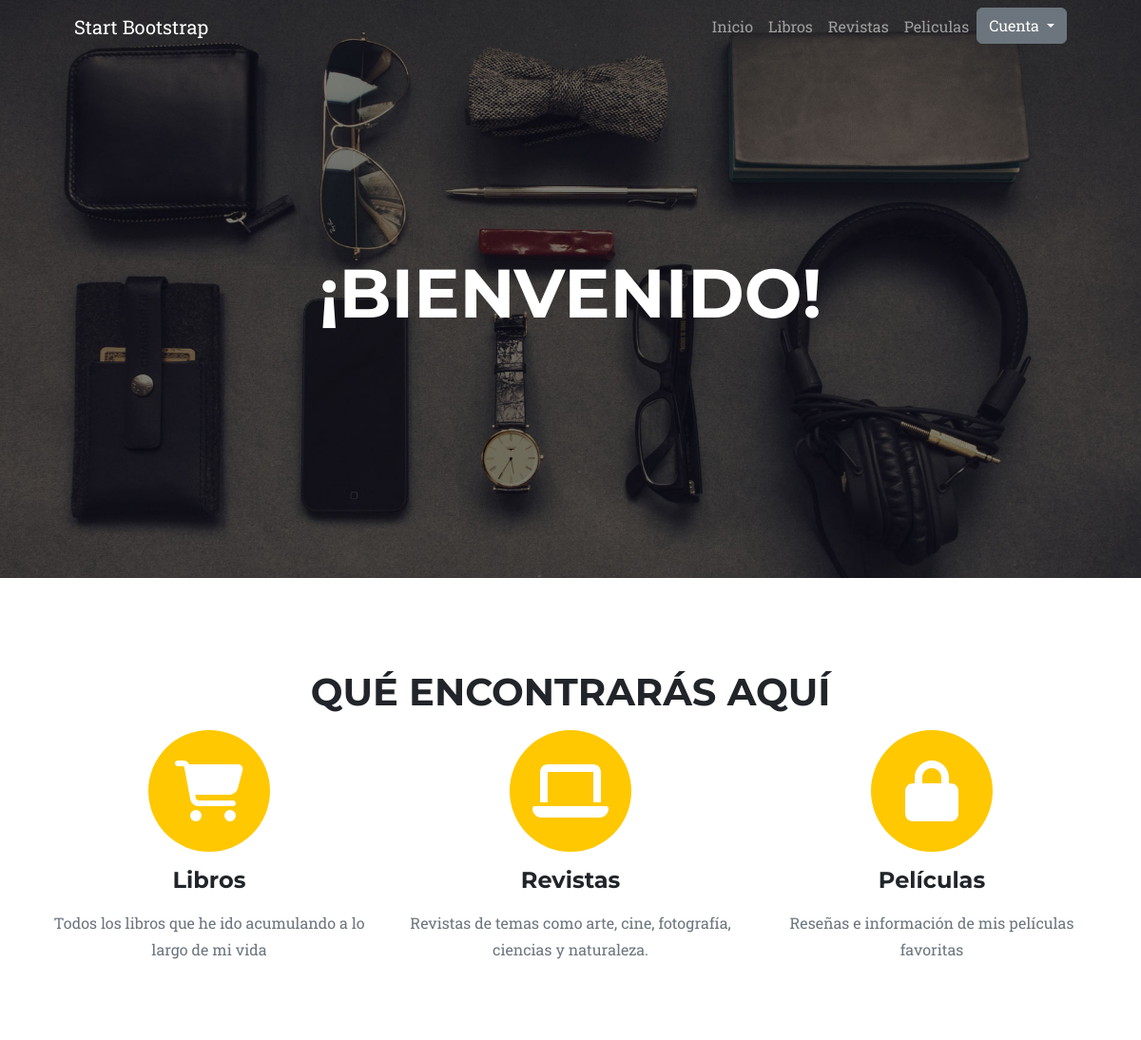
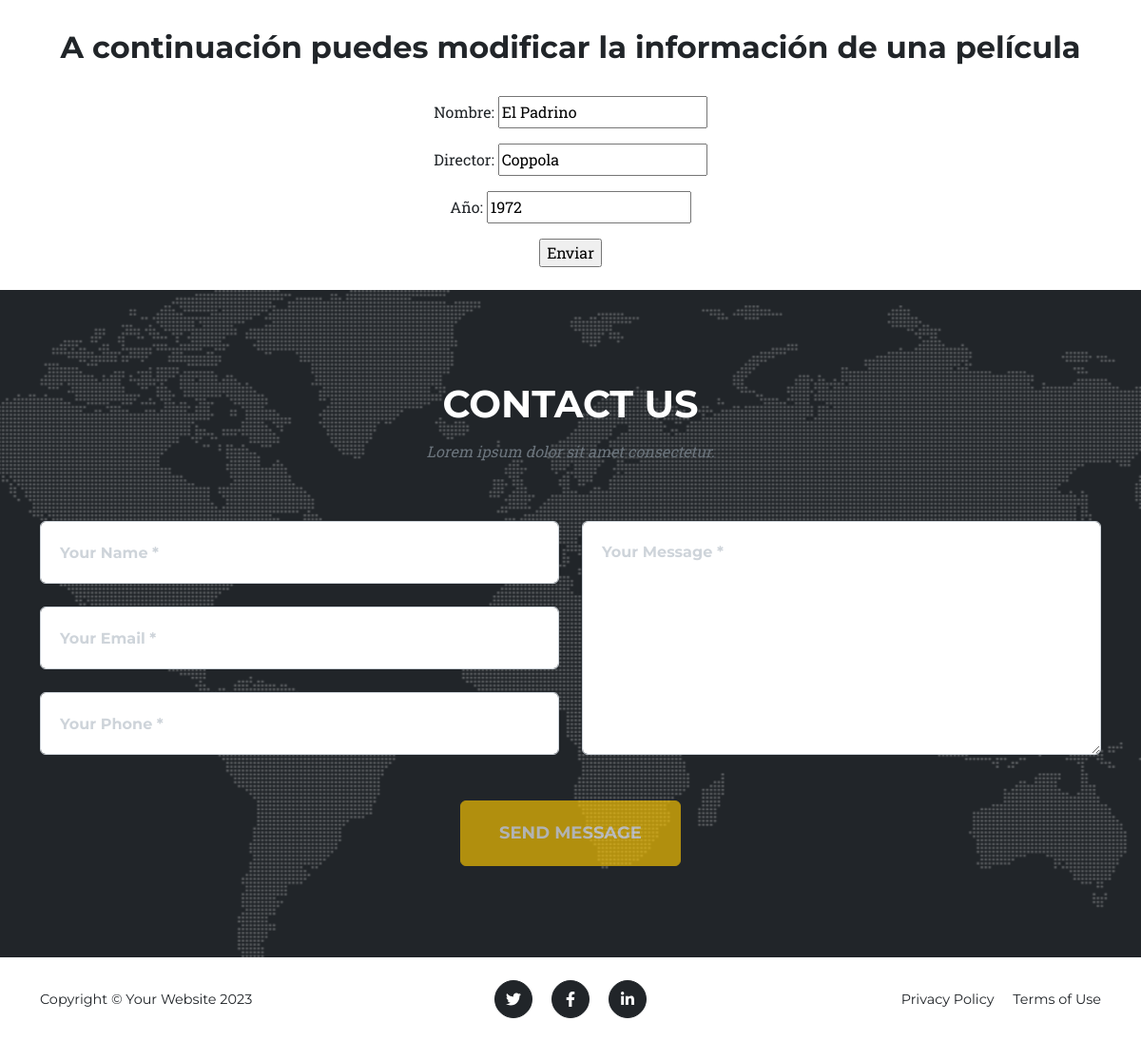
/AppBiblioteca/clases/updatePelicula/El Padrino/, run on the app's committed database (2 pictures, top to bottom).
### AppBiblioteca/models.py (models this page shows, shortened)
class Pelicula(models.Model):
    nombre = models.CharField(max_length=40)
    director = models.CharField(max_length=20)
    año = models.PositiveBigIntegerField()

### AppBiblioteca/views.py (the view)
# urls.py: path('clases/updatePelicula/<str:nombre>/', views.PeliculaUpdateView.as_view(), name='peliculasUpdate'),
class PeliculaUpdateView(UpdateView):
    model = Pelicula
    template_name = "app_biblioteca/peliculasUpdate.html"
    success_url = reverse_lazy('peliculasList')
    fields = ["nombre", "director","año"]
    def get_object(self):
        nombre = self.kwargs.get("nombre")
        return Pelicula.objects.get(nombre=nombre)

### AppBiblioteca/templates/app_biblioteca/peliculasUpdate.html (shortened to what this page needs)
{% extends 'app_biblioteca/padre.html' %}
{% load static %}
{% block main %}
<div align="center">
    <h2>A continuación puedes modificar la información de una película</h2>
    <br>
    <form action="" method="POST">
        {{ form.as_p }}
        <input type="submit" value="Enviar">
    </form>
    <br>
</div>
{% endblock main %}

### data on the page
Pelicula: nombre "El Padrino", director "Coppola", año "1972"
